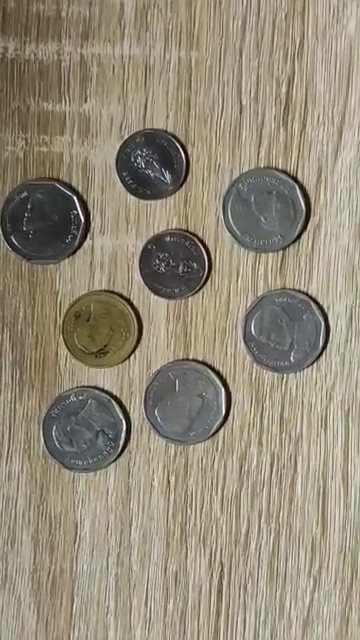
#> input picture frame 30 of Coin.mp4, 360 x 640 px, given in place of Coin10.mp4, which was not available
$ python CoinDetection.py
#> lines starting #> are read from the running program, lines starting #| are printed output that depends on the picture; after the words box and inside, x2 and y2 are one past the last pixel; in counts of white or black regions, pixels touching at a corner belong together; pictures that were not available may be replaced by others from this repository, and a replacement may not be noted
import cv2
import numpy as np

cap = cv2.VideoCapture("Coin10.mp4")

if not cap.isOpened():
    print('ไม่สามารถโหลดวิดีโอได้')
else:
    frame_height = int(cap.get(cv2.CAP_PROP_FRAME_HEIGHT))
    frame_width = int(cap.get(cv2.CAP_PROP_FRAME_WIDTH))
    print(f'ขนาดของเฟรม: {frame_width}x{frame_height}')

while True:
    ret, frame = cap.read()
#> frame is the input picture: shape (640, 360, 3); mean B, G, R 121.4, 140.4, 147.9
    if not ret:
        print('เลิกอ่านเฟรม')
        break
    else:
        # บริเวณของเฟรมที่จะตรวจจับ กว้าง*สูง
        roi = frame[:1920, :1920]

        # ปรับสีภาพเป็น grayscale
        gray = cv2.cvtColor(roi, cv2.COLOR_BGR2GRAY)
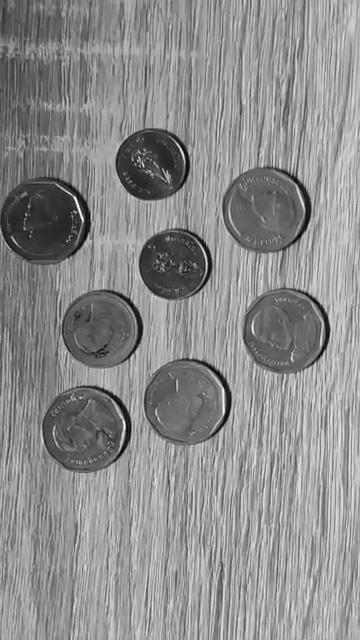
#> gray: shape (640, 360); min 2, max 255, mean 140.5
        # ลดนอยส์
        gray_blur = cv2.GaussianBlur(gray, (15, 15), 0)
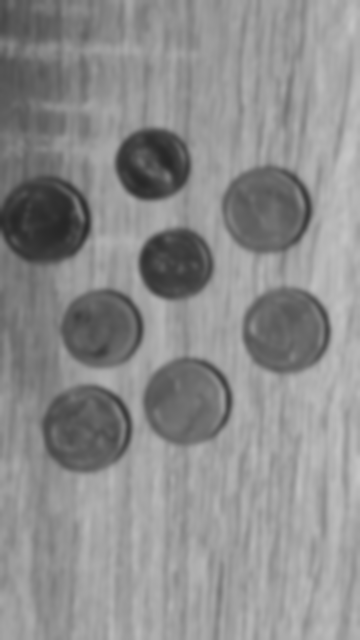
#> gray_blur: shape (640, 360); min 39, max 197, mean 140.5
        # แยกวัตถุออกจากพื้นหลัง
        thresh = cv2.adaptiveThreshold(gray_blur, 250, cv2.ADAPTIVE_THRESH_GAUSSIAN_C, cv2.THRESH_BINARY_INV, 11   , 3)
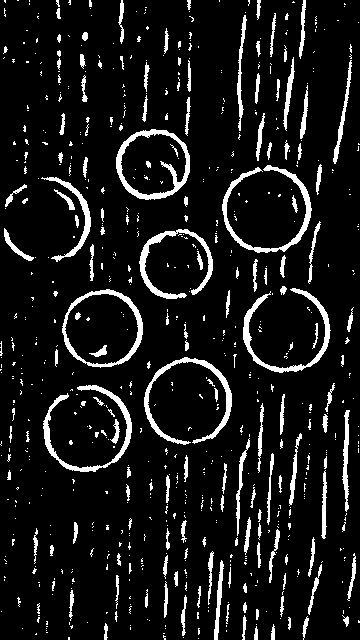
#> thresh: shape (640, 360); values 0 (black) and 250 (white), 9.4% white; 699 white regions (545 under 20 px), largest, box (x1, y1, x2, y2) and area: (222, 165, 312, 253) 1214, (116, 129, 190, 200) 1184, (144, 357, 232, 445) 1178
        kernel = np.ones((3, 3), np.uint8)
        closing = cv2.morphologyEx(thresh, cv2.MORPH_CLOSE, kernel, iterations=4)
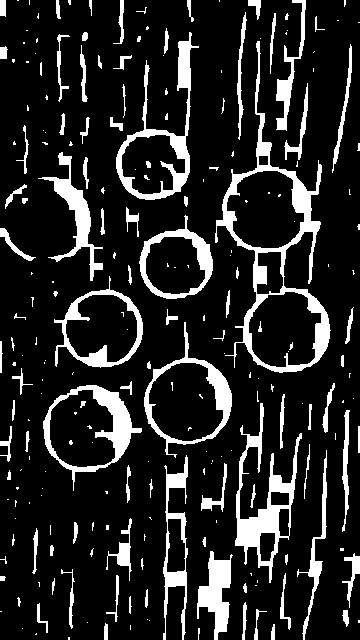
#> closing: shape (640, 360); values 0 (black) and 250 (white), 14.8% white; 230 white regions (130 under 20 px)

        result_img = closing.copy()
        contours, hierachy = cv2.findContours(result_img, cv2.RETR_EXTERNAL, cv2.CHAIN_APPROX_SIMPLE)
#> contours = 207 contours, 134 with area under 20; largest, box (x1, y1, x2, y2) and area: (215, 41, 331, 373) 13998, (144, 322, 232, 458) 5959, (43, 385, 142, 491) 5952, (116, 32, 199, 200) 4914, (54, 276, 143, 368) 4910
        counter = 0
        for cnt in contours:
            area = cv2.contourArea(cnt)
            if area < 5000 or area > 55000:
                continue
            ellipse = cv2.fitEllipse(cnt)
            cv2.ellipse(roi, ellipse, (0, 255, 0), 2)
            counter += 1
#> this loop made 207 passes
#> area on passes 6, 7, 13: 36, 44, 59
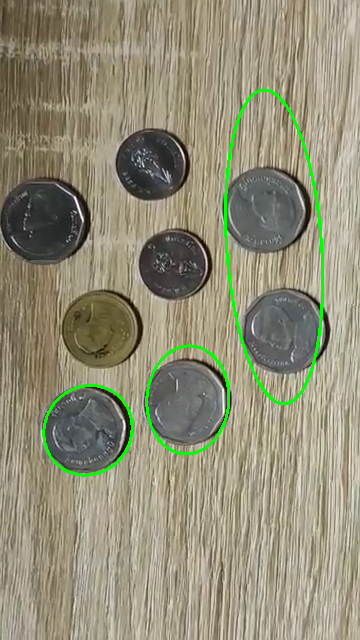
#> roi: shape (640, 360, 3); 1.64% of pixels changed, all inside (x1, y1, x2, y2) = (42, 89, 324, 477)
#> after the loop, counter = 3

        cv2.putText(roi, str(counter), (10, 100), cv2.FONT_HERSHEY_SIMPLEX, 4, (255, 0, 0), 2, cv2.LINE_AA)
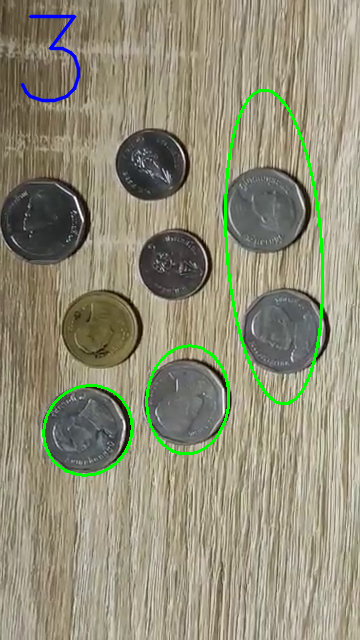
#> roi: shape (640, 360, 3); 0.43% of pixels changed, all inside (x1, y1, x2, y2) = (20, 14, 81, 103)
        cv2.imshow('coindetection', roi)

    key = cv2.waitKey(1)
#> (key q is pressed here)
    if key == ord('q'):
        break

cap.release()
cv2.destroyAllWindows()

$ run again, starting later in the video
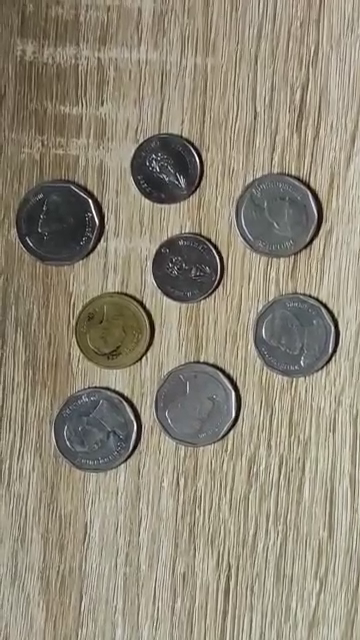
#> input picture frame 137 of Coin.mp4, 360 x 640 px, given in place of Coin10.mp4, which was not available
#> frame is the input picture: shape (640, 360, 3); mean B, G, R 120.7, 137.8, 145.2
#> `thresh = cv2.adaptiveThreshold(gray_blur, 250, cv2.ADAPTIVE_THRESH_GAU..`:
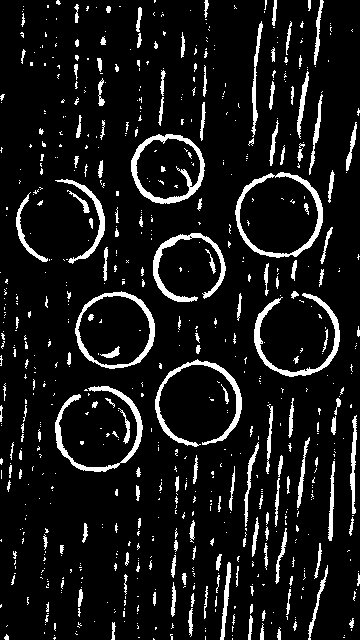
#> thresh: shape (640, 360); values 0 (black) and 250 (white), 9.3% white; 714 white regions (553 under 20 px), largest, box (x1, y1, x2, y2) and area: (235, 172, 323, 258) 1188, (131, 134, 205, 204) 1163, (55, 386, 143, 472) 1154
#> closing: shape (640, 360); values 0 (black) and 250 (white), 14.9% white; 224 white regions (128 under 20 px)
#> contours = 211 contours, 142 with area under 20; largest, box (x1, y1, x2, y2) and area: (228, 55, 340, 377) 13620, (155, 326, 242, 640) 6916, (55, 386, 152, 472) 5757, (68, 279, 155, 369) 4778, (131, 37, 215, 204) 4750
#> the loop `for cnt in contours:` made 211 passes
#> area on passes 5, 7, 9: 30.5, 22, 35.5
#> after the loop `for cnt in contours:`: counter = 3
#> `cv2.putText(roi, str(counter), (10, 100), cv2.FONT_HERSHEY_SIMPLEX, 4,..`:
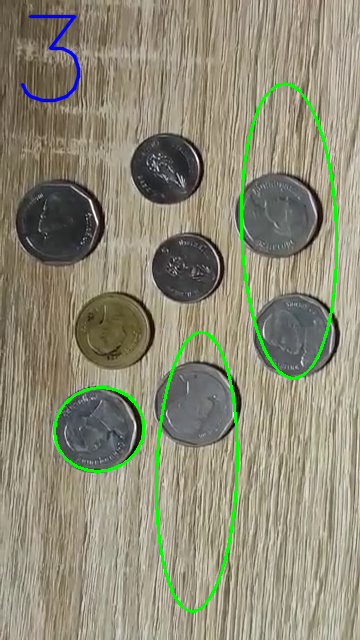
#> roi: shape (640, 360, 3); mean B, G, R 118.7, 139.8, 142

$ run again, starting later in the video
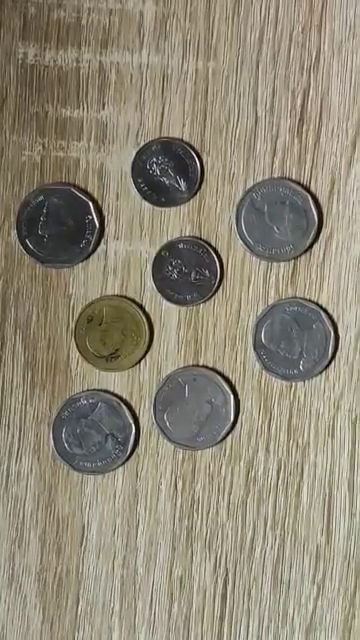
#> input picture frame 244 of Coin.mp4, 360 x 640 px, given in place of Coin10.mp4, which was not available
#> frame is the input picture: shape (640, 360, 3); mean B, G, R 119.7, 137.5, 144.4
#> `thresh = cv2.adaptiveThreshold(gray_blur, 250, cv2.ADAPTIVE_THRESH_GAU..`:
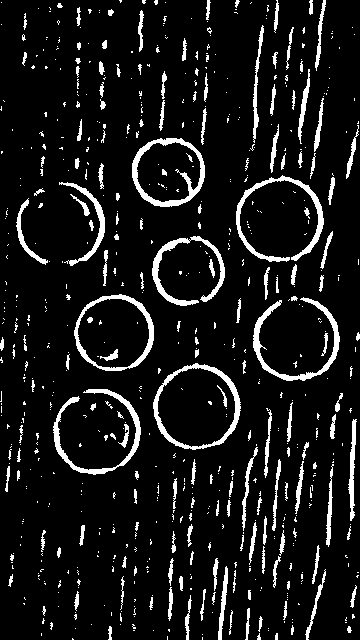
#> thresh: shape (640, 360); values 0 (black) and 250 (white), 9.2% white; 673 white regions (507 under 20 px), largest, box (x1, y1, x2, y2) and area: (236, 175, 324, 262) 1193, (253, 297, 340, 381) 1181, (153, 363, 241, 450) 1163
#> closing: shape (640, 360); values 0 (black) and 250 (white), 14.7% white; 237 white regions (142 under 20 px)
#> contours = 225 contours, 158 with area under 20; largest, box (x1, y1, x2, y2) and area: (228, 27, 340, 381) 13048, (132, 44, 225, 306) 8714, (240, 400, 313, 588) 6002, (153, 328, 241, 458) 5830, (67, 282, 154, 371) 4739
#> the loop `for cnt in contours:` made 225 passes
#> area on passes 7, 9, 11: 36, 72.5, 41
#> after the loop `for cnt in contours:`: counter = 4
#> `cv2.putText(roi, str(counter), (10, 100), cv2.FONT_HERSHEY_SIMPLEX, 4,..`:
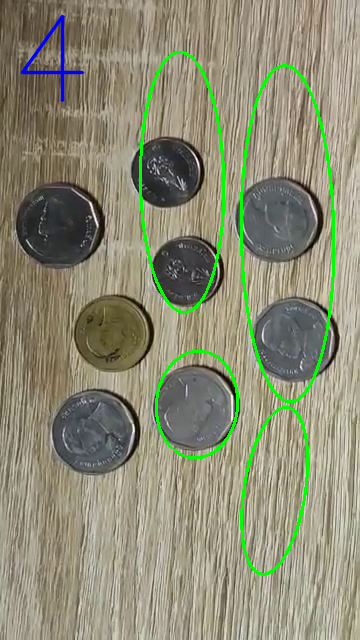
#> roi: shape (640, 360, 3); mean B, G, R 117, 140, 140.2
